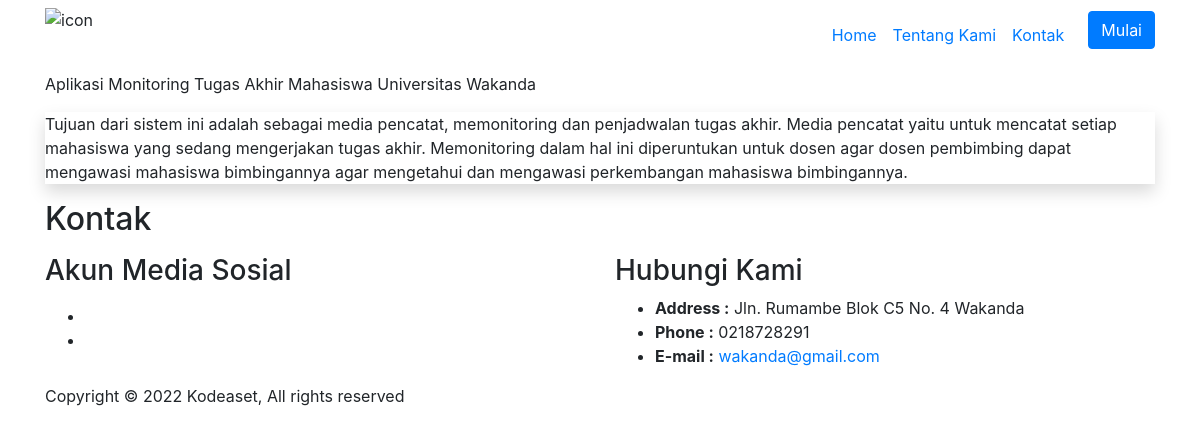
The page / on the database its author committed.
### tables this page shows
CREATE TABLE `home_template` (
  `id` int(11) NOT NULL,
  `carousel_bg1` varchar(100) DEFAULT NULL,
  `carousel_subtitle1` varchar(100) DEFAULT NULL,
  `carousel_title1` varchar(100) DEFAULT NULL,
  `carousel_description1` varchar(500) DEFAULT NULL,
  `carousel_btn_href1` varchar(100) DEFAULT NULL,
  `carousel_btn_text1` varchar(20) DEFAULT NULL,
  `carousel_bg2` varchar(100) DEFAULT NULL,
  `carousel_subtitle2` varchar(100) DEFAULT '',
  `carousel_title2` varchar(100) DEFAULT '',
  `carousel_description2` varchar(500) DEFAULT '',
  `carousel_btn_href2` varchar(100) DEFAULT '',
  `carousel_btn_text2` varchar(20) DEFAULT '',
  `carousel_bg3` varchar(100) DEFAULT '',
  `carousel_subtitle3` varchar(100) DEFAULT '',
  `carousel_title3` varchar(100) DEFAULT '',
  `carousel_description3` varchar(500) DEFAULT '',
  `carousel_btn_href3` varchar(100) DEFAULT '',
  `carousel_btn_text3` varchar(20) DEFAULT '',
  `tentang_kami_subtitle` varchar(100) DEFAULT NULL,
  `tentang_kami_isi` varchar(5000) DEFAULT '',
  `social_description` varchar(500) DEFAULT NULL,
  `link_fb` varchar(100) DEFAULT NULL,
  `link_twitter` varchar(100) DEFAULT NULL,
  `alamat` varchar(100) DEFAULT NULL,
  `phone` varchar(20) DEFAULT NULL,
  `email` varchar(100) DEFAULT NULL,
  `kontak_subtitle` varchar(100) DEFAULT NULL,
  `page_title` varchar(50) DEFAULT NULL
);

### application/controllers/Home.php (called while the page is built, shortened)
<?php
class Home extends MY_Controller
{
    public function index()
    {
        $template = $this->db->get('home_template')->result();
        $data['page_title'] = '';
        $data['carousel_bg1'] = '';
        $data['carousel_subtitle1'] = '';
        $data['carousel_title1'] = '';
        $data['carousel_description1'] = '';
        $data['carousel_btn_href1'] = '';
        $data['carousel_btn_text1'] = '';
        $data['carousel_bg2'] = '';
        $data['carousel_subtitle2'] = '';
        $data['carousel_title2'] = '';
        $data['carousel_description2'] = '';
        $data['carousel_btn_href2'] = '';
        $data['carousel_btn_text2'] = '';
        $data['carousel_bg3'] = '';
        $data['carousel_subtitle3'] = '';
        $data['carousel_title3'] = '';
        $data['carousel_description3'] = '';
        $data['carousel_btn_href3'] = '';
        $data['carousel_btn_text3'] = '';
        $data['tentang_kami_subtitle'] = '';
        $data['tentang_kami_isi'] = '';
        $data['social_description'] = '';
        $data['link_fb'] = '';
        $data['link_twitter'] = '';
        $data['alamat'] = '';
        $data['phone'] = '';
        $data['email'] = '';
        $data['kotak_subtitle'] = '';
        foreach ($template as $item) {
            $data['page_title'] = $item->page_title;
            $data['carousel_bg1'] = $item->carousel_bg1;
            $data['carousel_subtitle1'] = $item->carousel_subtitle1;
            $data['carousel_title1'] = $item->carousel_title1;
            $data['carousel_description1'] = $item->carousel_description1;
            $data['carousel_btn_href1'] = $item->carousel_btn_href1;
            $data['carousel_btn_text1'] = $item->carousel_btn_text1;
            $data['carousel_bg2'] = $item->carousel_bg2;
            $data['carousel_subtitle2'] = $item->carousel_subtitle2;
            $data['carousel_title2'] = $item->carousel_title2;
            $data['carousel_description2'] = $item->carousel_description2;
            $data['carousel_btn_href2'] = $item->carousel_btn_href2;
            $data['carousel_btn_text2'] = $item->carousel_btn_text2;
            $data['carousel_bg3'] = $item->carousel_bg3;
            $data['carousel_subtitle3'] = $item->carousel_subtitle3;
            $data['carousel_title3'] = $item->carousel_title3;
            $data['carousel_description3'] = $item->carousel_description3;
            $data['carousel_btn_href3'] = $item->carousel_btn_href3;
            $data['carousel_btn_text3'] = $item->carousel_btn_text3;
            $data['tentang_kami_subtitle'] = $item->tentang_kami_subtitle;
            $data['tentang_kami_isi'] = $item->tentang_kami_isi;
            $data['social_description'] = $item->social_description;
            $data['link_fb'] = $item->link_fb;
            $data['link_twitter'] = $item->link_twitter;
            $data['alamat'] = $item->alamat;
            $data['phone'] = $item->phone;
            $data['email'] = $item->email;
            $data['kontak_subtitle'] = $item->kontak_subtitle;
        }
        $this->load->view('home/index', $data);
    }
}

### index.php (called while the page is built, shortened)
<?php
require_once BASEPATH.'core/CodeIgniter.php';

### application/views/home/index.php (the view, shortened to what this page needs)
<!DOCTYPE html>
<html lang="en">
<head>
    <?php $app = json_decode(file_get_contents(base_url('cdn/db/app.json'))) ?>
    <link rel="stylesheet" href="<?= base_url(); ?>assets/essence/css/bootstrap.min.css">
    <link rel="stylesheet" href="<?= base_url(); ?>assets/essence/css/line-icons.css">
    <link rel="stylesheet" href="<?= base_url(); ?>assets/essence/css/owl.carousel.css">
    <link rel="stylesheet" href="<?= base_url(); ?>assets/essence/css/owl.theme.css">
    <link rel="stylesheet" href="<?= base_url(); ?>assets/essence/css/nivo-lightbox.css">
    <link rel="stylesheet" href="<?= base_url(); ?>assets/essence/css/magnific-popup.css">
    <link rel="stylesheet" href="<?= base_url(); ?>assets/essence/css/animate.css">
    <link rel="stylesheet" href="<?= base_url(); ?>assets/essence/css/color-switcher.css">
    <link rel="stylesheet" href="<?= base_url(); ?>assets/essence/css/menu_sideslide.css">
    <link rel="stylesheet" href="<?= base_url(); ?>assets/essence/css/main.css">
    <link rel="stylesheet" href="<?= base_url(); ?>assets/essence/css/responsive.css">
    <link rel="stylesheet" href="<?= base_url(); ?>assets/essence/css/custom.css">
    <link rel="stylesheet" id="colors" href="<?= base_url(); ?>assets/essence/css/colors/blue.css" type="text/css" />
    <link rel="stylesheet" href="<?= base_url(); ?>assets/essence/css/color-switcher.css" type="text/css" />
</head>
<body>
    <header id="slider-area">
        <nav class="navbar navbar-expand-md fixed-top scrolling-navbar bg-white">
            <div class="container">
                <img class="imgSize" src="<?= base_url() ?>cdn/img/icons/<?= $app->icon ? $app->icon : 'default.png' ?>" alt="icon">
                <div class="collapse navbar-collapse" id="navbarCollapse">
                    <ul class="navbar-nav mr-auto w-100 justify-content-end">
                        <li class="nav-item mt-1">
                            <a class="nav-link page-scroll" href="#slider-area">Home</a>
                        </li>
                        <li class="nav-item mt-1">
                            <a class="nav-link page-scroll" href="#tentang_kami">Tentang Kami</a>
                        </li>
                        <li class="nav-item mt-1">
                            <a class="nav-link page-scroll" href="#contact">Kontak</a>
                        </li>
                        <li class="nav-item ml-3">
                            <center>
                                <a class="btn btn-primary" href="<?= base_url(); ?>home/registrasi">Mulai</a>
                            </center>
                        </li>
                    </ul>
                </div>
            </div>
        </nav>
        <div id="carousel-area">
            <div id="carousel-slider" class="carousel slide carousel-fade" data-ride="carousel">
                <div class="carousel-inner" role="listbox">
                    <div class="carousel-item active">
                        <div class="carousel-caption text-left">
                        </div>
                    </div>
                </div>
                <a class="carousel-control-prev" href="#carousel-slider" role="button" data-slide="prev">
                </a>
                <a class="carousel-control-next" href="#carousel-slider" role="button" data-slide="next">
                </a>
            </div>
        </div>
    </header>
    <section id="tentang_kami" class="section">
        <div class="container">
            <div class="section-header">
                <h2 class="section-title">Tentang Kami</h2>
                <p class="section-subtitle"><?= $tentang_kami_subtitle; ?></p>
            </div>
            <div class="row">
                <div class="col-lg-12 col-md-12 col-xs-12">
                    <div class="item-boxes services-item wow fadeInDown shadow border-0" data-wow-delay="0.2s">
                        <p><?= $tentang_kami_isi; ?></p>
                    </div>
                </div>
            </div>
        </div>
    </section>
    <footer>
        <section id="contact" class="section footer-Content">
            <div class="container">
                <div class="section-header">
                    <h2 class="section-title">Kontak</h2>
                </div>
                <div class="row">
                    <div class="col-lg-6 col-md-6 col-sm-6 col-xs-6 col-mb-12">
                        <h3 class="block-title">Akun Media Sosial</h3>
                        <ul class="footer-social">
                            <li><a class="facebook" href="<?= $link_fb; ?>"><i class="lni-facebook-filled"></i></a></li>
                            <li><a class="twitter" href="<?= $link_twitter; ?>"><i class="lni-twitter-filled"></i></a></li>
                        </ul>
                    </div>
                    <div class="col-lg-6 col-md-6 col-sm-6 col-xs-6 col-mb-12">
                        <div class="widget">
                            <h3 class="block-title">Hubungi Kami</h3>
                            <ul class="contact-footer">
                                <li>
                                    <strong>Address :</strong> <span><?= $alamat; ?></span>
                                </li>
                                <li>
                                    <strong>Phone :</strong> <span><?= $phone; ?></span>
                                </li>
                                <li>
                                    <strong>E-mail :</strong> <span><a href="#"><?= $email; ?></a></span>
                                </li>
                            </ul>
                        </div>
                    </div>
                </div>
            </div>
        </section>
        <div id="copyright">
            <div class="container">
                <div class="row">
                    <div class="col-md-12">
                        <div class="site-info float-left">
                            <p>Copyright &copy; 2022 Kodeaset, All rights reserved</p>
                        </div>
                    </div>
                </div>
            </div>
        </div>
    </footer>
</body>
</html>

### application/views/home/index.php (style rules this page uses)
.imgSize { width: 50px !important; height: 50px !important; }

### rows shown on the page
home_template: tentang_kami_subtitle "Aplikasi Monitoring Tugas Akhir Mahasiswa Universitas Wakanda", tentang_kami_isi "Tujuan dari sistem ini adalah sebagai media pencatat, memonitoring dan penjadwalan tugas akhir. Media pencatat yaitu untuk mencatat setiap mahasiswa yang sedang mengerjakan tugas akhir. Memonitoring dalam hal ini diperuntukan untuk dosen agar dosen pembimbing dapat mengawasi mahasiswa bimbingannya agar mengetahui dan mengawasi perkembangan mahasiswa bimbingannya.", alamat "Jln. Rumambe Blok C5 No. 4 Wakanda", phone "0218728291", email "wakanda@gmail.com"
